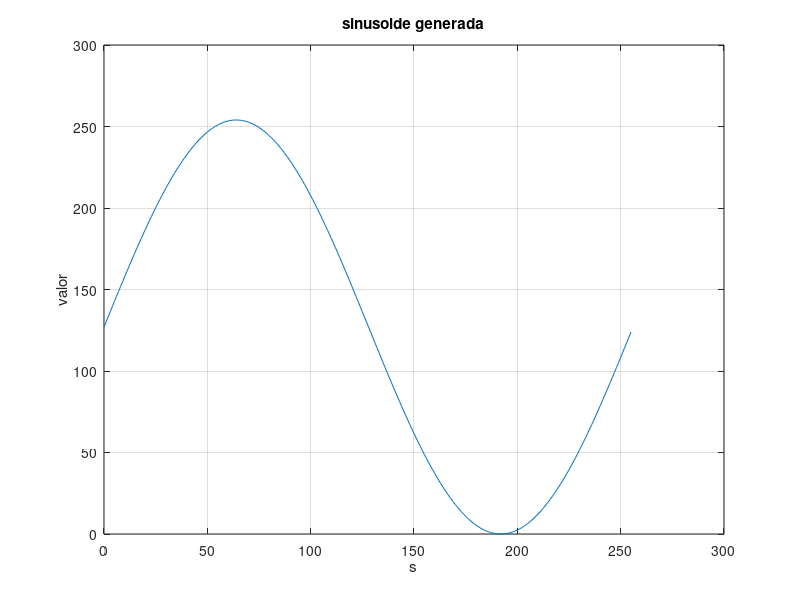

The MATLAB script that drew this image: (Note: this script raises an error after producing the figure.)
t = 0:1:255;
sinusoide = 254/2 + 254/2 * sin(2 * pi * 1/256 * t);

plot(t, sinusoide);
xlabel('s');
ylabel('valor');
title('sinusoide generada');
grid on;

sinusoide_redondeada = round(sinusoide);

para_vhdl = strjoin(string(sinusoide_redondeada), ', ');



%%

f = 100000000;
f_target = 739.98;
muestras = 256;

T = 1/f;
T_target = 1/(f_target*muestras);

% Cuantos ciclos de f por cada ciclo de f_target?
ciclos = T_target / T


%% Para el generador de sierra

f = 100000000;
f_target = 25000;
muestras = 254;

T = 1/f;
T_target = 1/(f_target*muestras);

% Cuantos ciclos de f por cada ciclo de f_target?
ciclos = T_target / T
